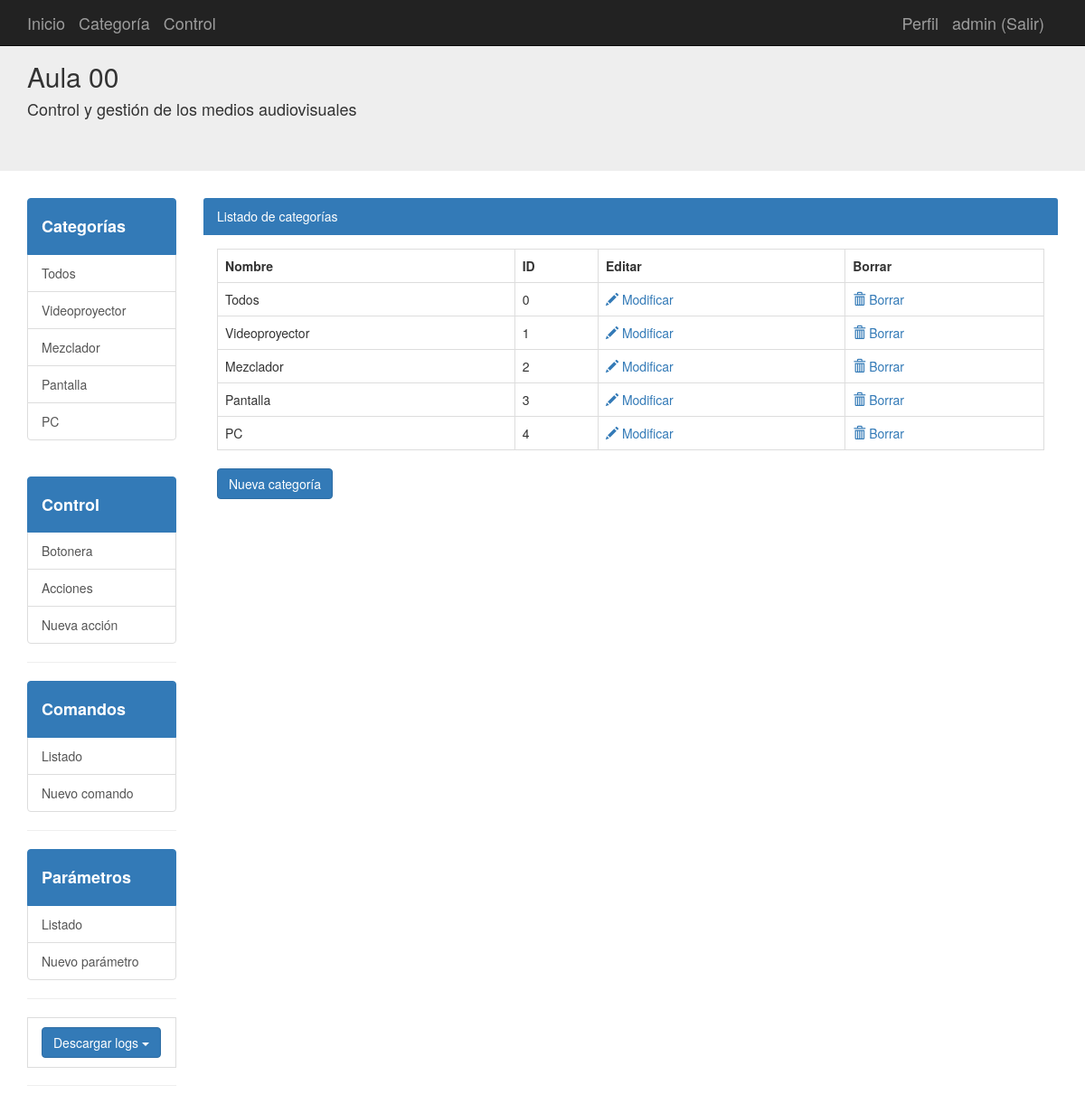
Screenshot of /categorias (signed in) with the database file from the repository.
### aplicacion/models.py (models this page shows, shortened)
class Usuarios(db.Model):
	__tablename__ = 'usuarios'
	id = Column(Integer, primary_key=True)
	username = Column(String(100),nullable=False)
	password_hash = Column(String(128),nullable=False)
	nombre = Column(String(200),nullable=False)
	email = Column(String(200),nullable=False)
	admin = Column(Boolean, default=False)
	@property
	def password(self):
		raise AttributeError('password is not a readable attribute')
	def is_admin(self):
		return self.admin

class Categorias(db.Model):
	__tablename__ = 'categorias'
	id = Column(Integer, primary_key=True)
	nombre = Column(String(100))
	dispositivo = relationship("Dispositivos", cascade="all, delete-orphan", backref="Categorias",lazy='dynamic')

### aplicacion/app.py (the view)
@app.route('/categorias')
def categorias():
	categorias=Categorias.query.all()
	logging.debug("/categorias Página principal con listado de categorías")
	for cat in categorias:
		print(cat.nombre, sys.stdout)
	return render_template("categorias.html",categorias=categorias)

### aplicacion/app.py (called while the page is built)
@login_manager.user_loader
def load_user(user_id):
	return Usuarios.query.get(int(user_id))

### aplicacion/templates/categorias.html (shortened to what this page needs)
{% extends "base.html" %}
{% block contenido %}
<div class="col-md-10">
  <div class="panel-primary">
    <div class="panel-heading">Listado de categorías
    </div>
    <div class="panel-body">
      <table class="table table-bordered">
        <tr>
            <th>Nombre</th>
            {% if current_user.is_authenticated and current_user.is_admin() %}
            <th>ID</th>
            <th>Editar</th>
            <th>Borrar</th>
            {% endif %}
        </tr>
      {% for cat in categorias %}
        <tr>
          <td>{{cat.nombre}}</td>
          {% if current_user.is_authenticated and current_user.is_admin() %}
          <td>{{cat.id}}</td>
          <td><a href="{{url_for('categorias_edit',id=cat.id)}}"><span class="glyphicon glyphicon-pencil"></span> Modificar</a></td>
          <td><a href="{{url_for('categorias_delete',id=cat.id)}}"><span class="glyphicon glyphicon-trash"></span> Borrar</a></td>
          {% endif %}
        </tr>
      {% endfor %}
      </table>
      {% if current_user.is_authenticated and current_user.is_admin() %}
      <a class="btn btn-primary" href="{{url_for('categorias_new')}}" role="button">Nueva categoría</a>
      {% endif %}
    </div>
  </div>
</div>
{% endblock %}

### aplicacion/templates/base.html (shortened to what this page needs)
{% extends "bootstrap/base.html" %}
{% block navbar %}
<link rel="stylesheet" href="/static/css/style.css">
<nav class="navbar navbar-inverse navbar-fixed-top">
      <div class="container">
        <div class="navbar-header">
          <a class="navbar-brand" href="/">Inicio</a>
          <a class="navbar-brand" href="{{url_for('categorias')}}">Categoría</a>
          <a class="navbar-brand" href="{{url_for('botonera')}}">Control</a>
        </div>
        <div id="navbar" class="navbar-collapse collapse navbar-right">
          {% if current_user.is_authenticated %}
          <a class="navbar-brand " href="/perfil/{{current_user.username}}"> Perfil</a>
          <a class="navbar-brand " href="/logout"> {{current_user.username}} (Salir)</a>
          {% else %}
          <a class="navbar-brand " href="/login">Login</a>
          <a class="navbar-brand " href="/registro">Registro</a>
          {% endif %}
        </div>
      </div>
    </nav>
    <div class="jumbotron">
      <div class="container">
        <h2>Aula 00</h2>
        <h4>Control y gestión de los medios audiovisuales</h4>
      </div>
    </div>
{% endblock %}
{% block content %}
<div class="container-fluid">
  <div class="row">
    <div class="container">
      <div class="row">
          <div class="col-md-2 offset-md-2">
            <div class="list-group">
              <a class="list-group-item active" href="{{url_for('categorias')}}"><h4><strong>Categorías</strong></h4></a>
              {% for cat in categorias %}
              {% if categoria_id==cat.id%}
              <a class="list-group-item list-group-item-info" href="{{url_for('inicio',id=cat.id)}}">{{cat.nombre}}</a>
              {% else %}
              <a class="list-group-item" href="{{url_for('inicio',id=cat.id)}}">{{cat.nombre}}</a>
              {% endif%}
              {% endfor %}
            </div>
            <br>
            {% if current_user.is_authenticated and current_user.is_admin()  %}
            <div class="list-group">
              <a class="list-group-item active" href="{{url_for('botonera')}}"><h4><strong>Control</strong></h4></a>
              <a class="list-group-item" href="{{url_for('botonera')}}" >Botonera</a>
              <a class="list-group-item" href="{{url_for('acciones_botonera')}}">Acciones</a>
              <a class="list-group-item" href="{{url_for('accion_boton_new')}}">Nueva acción</a>
            </div>
            <hr>
            <div class="list-group">
              <a class="list-group-item active" href="{{url_for('comandos')}}"><h4><strong>Comandos</strong></h4></a>
              <a class="list-group-item" href="{{url_for('comandos')}}">Listado</a>
              <a class="list-group-item" href="{{url_for('comandos_new')}}">Nuevo comando</a>
            </div>
            <hr>
            <div class="list-group">
              <a class="list-group-item active" href="{{url_for('parametros')}}"><h4><strong>Parámetros</strong></h4></a>
              <a class="list-group-item" href="{{url_for('parametros')}}">Listado</a>
              <a class="list-group-item" href="{{url_for('parametros_new')}}">Nuevo parámetro</a>
            </div>
            <hr>
            <div class="dropdown list-group-item">
              <button class="btn btn-primary dropdown-toggle" type="button" data-toggle="dropdown">Descargar logs
              <span class="caret"></span></button>
            </div>
              {% endif %}
            <hr>
          </div>
        {% block contenido %}{% endblock %}
      </div>
    </div>
  </div>
</div>
{% endblock %}

### rows the page displays
Usuarios: username "admin"
Categorias: nombre "Todos", id "0"
Categorias: nombre "Videoproyector", id "1"
Categorias: nombre "Mezclador", id "2"
Categorias: nombre "Pantalla", id "3"
Categorias: nombre "PC", id "4"
